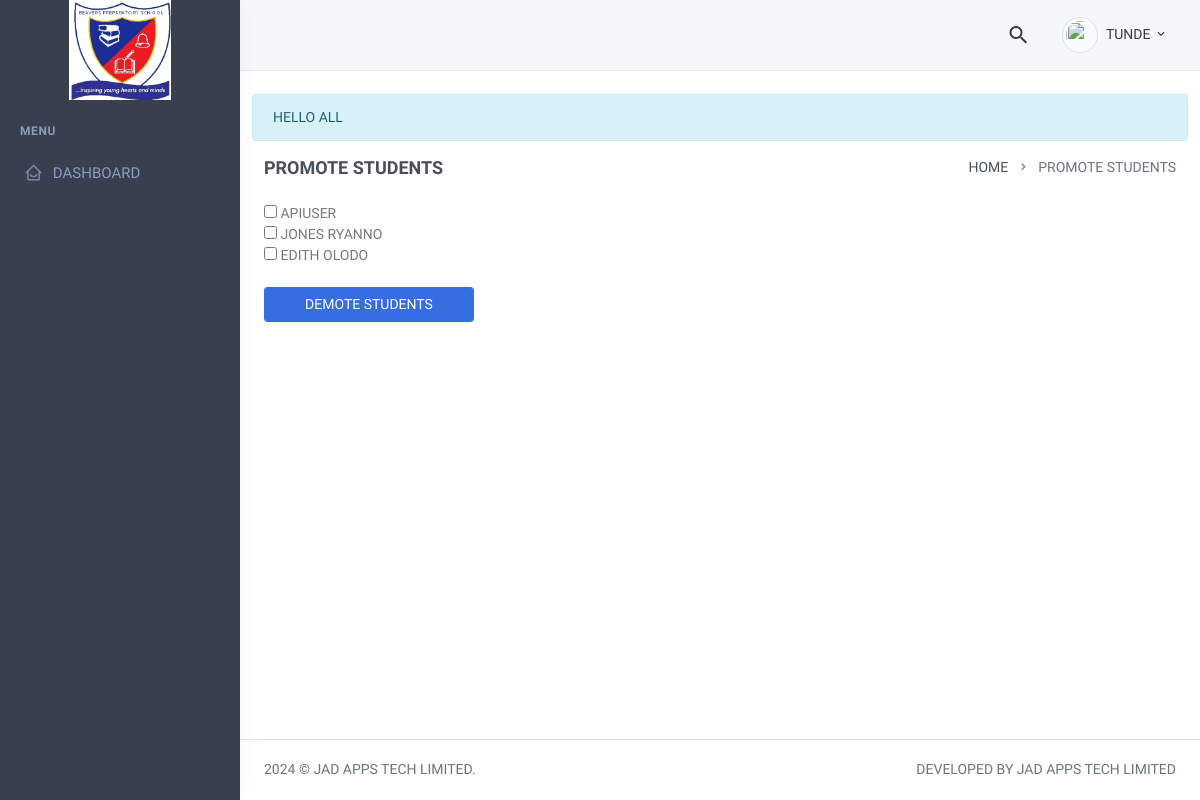
Page /public/demote-students.php (signed in) on the committed database.
### tables this page shows
CREATE TABLE `communications` (
  `id` int NOT NULL AUTO_INCREMENT,
  `message` varchar(450) DEFAULT NULL,
  `exp_date` datetime DEFAULT NULL,
  `uploaded_by` varchar(45) DEFAULT NULL,
  `status` int DEFAULT '0',
  PRIMARY KEY (`id`)
);

CREATE TABLE `users` (
  `id` int NOT NULL AUTO_INCREMENT,
  `name` varchar(50) DEFAULT NULL,
  `surname` varchar(125) DEFAULT NULL,
  `email` varchar(50) DEFAULT NULL,
  `password` varchar(150) DEFAULT NULL,
  `usertype` varchar(45) NOT NULL DEFAULT 'student',
  `regnum` varchar(45) DEFAULT NULL,
  `class_arm` int unsigned DEFAULT NULL,
  `students_class` varchar(45) DEFAULT NULL,
  `nationality` varchar(45) DEFAULT NULL,
  `state` varchar(45) DEFAULT NULL,
  `lga` varchar(45) DEFAULT NULL,
  `bloodgroup` varchar(45) DEFAULT NULL,
  `genotype` varchar(45) DEFAULT NULL,
  `parents_fullname` varchar(100) DEFAULT NULL,
  `parents_phone` varchar(45) DEFAULT NULL,
  `parents_number` varchar(45) DEFAULT NULL,
  `occupation` varchar(45) DEFAULT NULL,
  `wphone` varchar(45) DEFAULT NULL,
  `address` varchar(45) DEFAULT NULL,
  `sponsor_fullname` varchar(45) DEFAULT NULL,
  `sponsor_phone` varchar(45) DEFAULT NULL,
  `sponsor_email` varchar(45) DEFAULT NULL,
  `sponsor_occupation` varchar(45) DEFAULT NULL,
  `sponsor_wphone` varchar(45) DEFAULT NULL,
  `sponsor_address` varchar(45) DEFAULT NULL,
  `dob` varchar(45) DEFAULT NULL,
  `parents_email` varchar(125) DEFAULT NULL,
  `gender` varchar(45) DEFAULT NULL,
  `school_fees` int NOT NULL DEFAULT '0',
  `photo` varchar(256) DEFAULT NULL,
  `toteach` varchar(2048) DEFAULT NULL,
  `prev_school` varchar(45) DEFAULT NULL,
  `office_address` varchar(45) DEFAULT NULL,
  `office_phone` varchar(45) DEFAULT NULL,
  `sponsor_office_phone` varchar(45) DEFAULT NULL,
  `sponsor_office_address` varchar(45) DEFAULT NULL,
  `form_teacher` int DEFAULT '0',
  `form_class` varchar(45) DEFAULT NULL,
  `active` varchar(2) DEFAULT '1',
  PRIMARY KEY (`id`),
  UNIQUE KEY `email_UNIQUE` (`email`),
  KEY `class_arm` (`class_arm`),
  CONSTRAINT `users_ibfk_1` FOREIGN KEY (`class_arm`) REFERENCES `class_arms` (`arm_id`)
);

### public/inc_communications.php (called while the page is built)
<?php
     $comm_query = "SELECT * FROM communications LIMIT 1";
     $result = mysqli_query($sqlConnection, $comm_query);
     if($result->num_rows > 0){
         $communication = $result->fetch_all(MYSQLI_ASSOC);
         return $communication[0]['message'];
     }
?>

### public/demote-students.php (the view, shortened to what this page needs)
<?php
    include "./inc/header.php";
    include_once "./inc/config.php";
    $query = "SELECT * FROM users WHERE id = '".$_SESSION["id"]."'";
    $run_query = mysqli_query($sqlConnection, $query);
    $classes = $run_query->fetch_all(MYSQLI_ASSOC);
    $form_class = $classes[0]['form_class'];
    $form_class_query = "SELECT * FROM users WHERE students_class = '".$form_class."'";
    $form_class_query = mysqli_query($sqlConnection, $form_class_query);
    $form_class_query = $form_class_query->fetch_all(MYSQLI_ASSOC);
?>
<body>
    <div id='layout-wrapper'>
       <?php include './inc/navbar.php'; ?>
        <div class='vertical-menu'>
            <?php include "./inc/sidebar.php"; ?>
        </div>
        <div class="main-content">
            <div class="page-content">
               <?php include_once "communication_message.php"; ?>
                <div class="container-fluid">
                    <div class="row">
                        <div class="col-12">
                            <div class="page-title-box d-flex align-items-center justify-content-between">
                                <h4 class="mb-0 font-size-18">Promote Students</h4>
                                <div class="page-title-right">
                                    <ol class="breadcrumb m-0">
                                        <li class="breadcrumb-item"><a href="javascript: void(0);">Home</a></li>
                                        <li class="breadcrumb-item active">Promote Students</li>
                                    </ol>
                                </div>
                            </div>
                            <form action="./inc/demote-students-api.php" method='POST'>
                                <div class="row">
                                    <div class="col-md-3 col-xl-3">
                                        <?php
                                        for($i = 0; $i < count($form_class_query); $i++){
                                            $studentsname = $form_class_query[$i]['name']." ".$form_class_query[$i]['surname'];
                                            ?>
                                            <input type='checkbox' id='' name='<?php echo $form_class_query[$i]['id']; ?>' class=''>
                                        <?php
                                        echo " $studentsname"."<br>";
                                        }
                                        ?>
                                        <br>
                                    <button type="Submit" class="form-control btn-primary">Demote students</button>
                                    </div>
                                </div>
                            </form>
                        </div>
                    </div>
                </div>
            </div>
          <?php include "./inc/footer.php"; ?>

### public/communication_message.php (shortened to what this page needs)
<?php
    if($comm != 1){
    echo"<div class='alert alert-info alert-dismissible fade show mb-3' role='alert'>
            $comm";
        ?>
    </div>
<?php
    }else{
        echo "<div></div>";
    }
?>

### public/inc/header.php (style rules this page uses)
* { text-transform: uppercase !important; }

### rows in the picture
communications: message "HELLO ALL"
users: studentsname "APIUSER"
users: studentsname "JONES RYANNO"
users: studentsname "EDITH OLODO"

### other values in the picture
$username "TUNDE"
